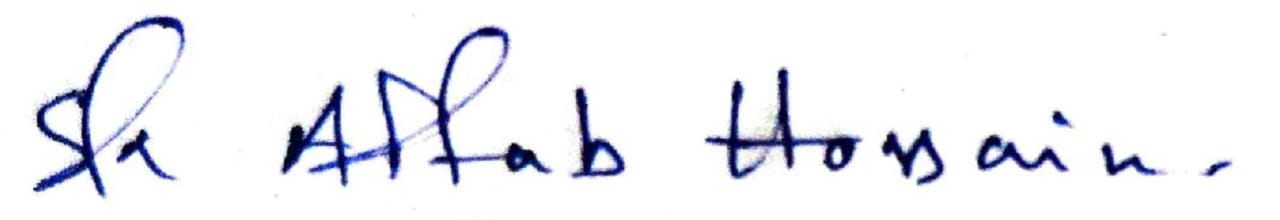
#> input picture Aftab/WhatsApp Image 2026-03-08 at 1.07.45 AM (1).jpeg, 1280 x 220 px
$ python -i preprocessing.py   (imports and definitions only)
#> lines starting #> are read from the running program, lines starting #| are printed output that depends on the picture; after the words box and inside, x2 and y2 are one past the last pixel; in counts of white or black regions, pixels touching at a corner belong together
import cv2
import numpy as np

IMG_SIZE = 224

def preprocess_signature(image_input, from_bytes=False):

    # Load image
#> called with from_bytes = False
    if from_bytes:
        file_bytes = np.frombuffer(image_input, np.uint8)
        img = cv2.imdecode(file_bytes, cv2.IMREAD_GRAYSCALE)
    else:
        img = cv2.imread(image_input, cv2.IMREAD_GRAYSCALE)
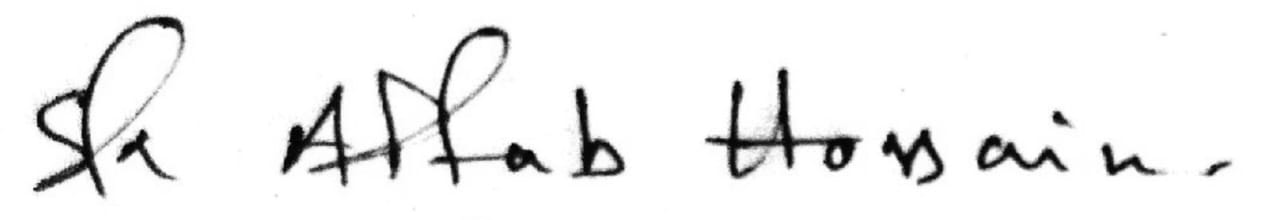
#> img: shape (220, 1280); min 0, max 255, mean 239

    if img is None:
        raise ValueError("Image could not be loaded")

    # Binarization
    _, img_bin = cv2.threshold(
        img, 0, 255, cv2.THRESH_BINARY_INV + cv2.THRESH_OTSU
    )
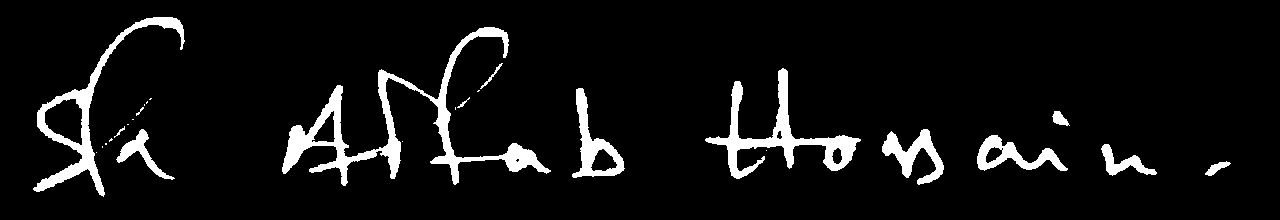
#> img_bin: shape (220, 1280); 6.9% white; 27 white regions (13 under 20 px), largest, box (x1, y1, x2, y2) and area: (282, 27, 551, 186) 6351, (705, 68, 861, 179) 3612, (33, 17, 185, 197) 3333

    # Noise removal
    kernel = np.ones((3,3), np.uint8)
    img_bin = cv2.morphologyEx(img_bin, cv2.MORPH_OPEN, kernel)
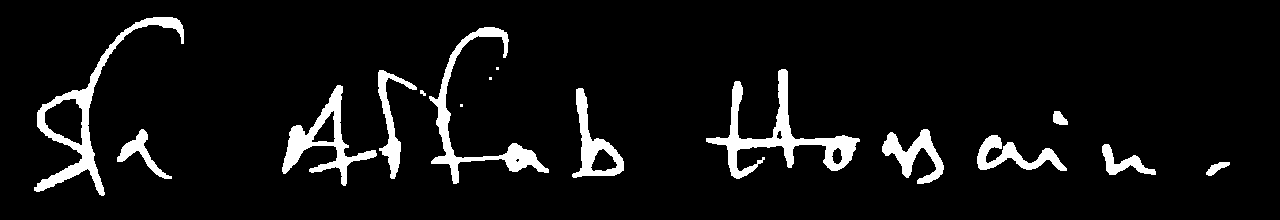
#> img_bin: shape (220, 1280); 6.7% white; 16 white regions (3 under 20 px), largest, box (x1, y1, x2, y2) and area: (706, 69, 860, 179) 3585, (34, 17, 184, 196) 3302, (429, 27, 549, 184) 2724

    # Crop signature
    coords = cv2.findNonZero(img_bin)
#> coords = contour of 19001 points, box (x1, y1, x2, y2) (34, 17, 1230, 196), area 51270
    if coords is None:
        raise ValueError("No signature detected")

    x, y, w, h = cv2.boundingRect(coords)
#> x = 34; y = 17; w = 1196; h = 179
    img_crop = img_bin[y:y+h, x:x+w]
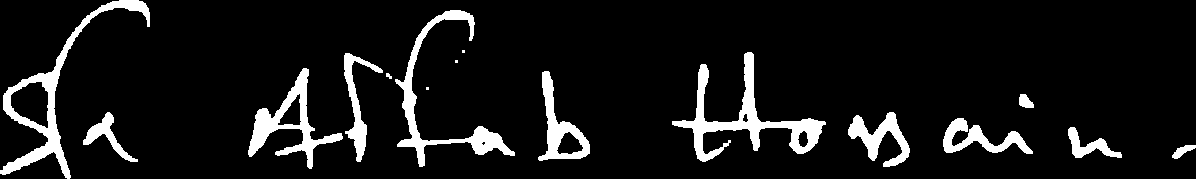
#> img_crop: shape (179, 1196); 8.9% white; 16 white regions (3 under 20 px), largest, box (x1, y1, x2, y2) and area: (672, 52, 826, 162) 3585, (0, 0, 150, 179) 3302, (395, 10, 515, 167) 2724

    # Resize
    img_resized = cv2.resize(img_crop, (IMG_SIZE, IMG_SIZE))
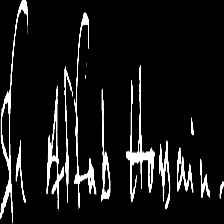
#> img_resized: shape (224, 224); min 0, max 255, mean 22.6

    # Normalize
    normalized = img_resized.astype("float32") / 255.0

    # Convert 1 channel → 3 channels
    normalized = np.stack((normalized,)*3, axis=-1)
#> normalized: shape (224, 224, 3) float32

    return normalized, img_bin

>>> result = preprocess_signature('../Aftab/WhatsApp Image 2026-03-08 at 1.07.45 AM (1).jpeg')

$ run again, on Aftab/WhatsApp Image 2026-03-08 at 1.07.45 AM (2).jpeg
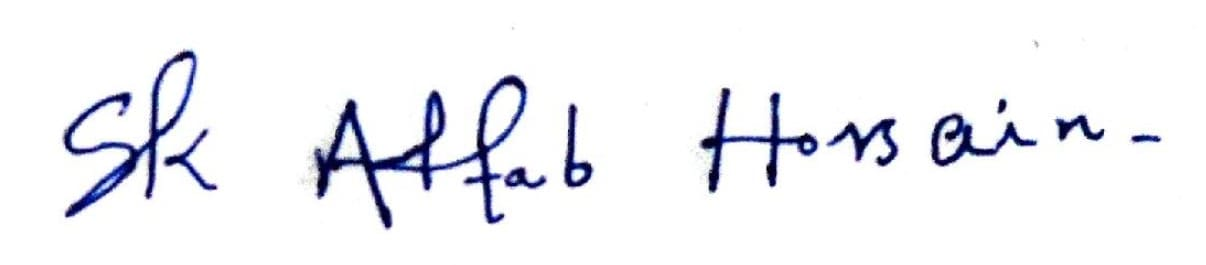
#> input picture Aftab/WhatsApp Image 2026-03-08 at 1.07.45 AM (2).jpeg, 1206 x 265 px
#> in preprocess_signature, `img_bin = cv2.morphologyEx(img_bin, cv2.MORPH_OPEN, kernel)`:
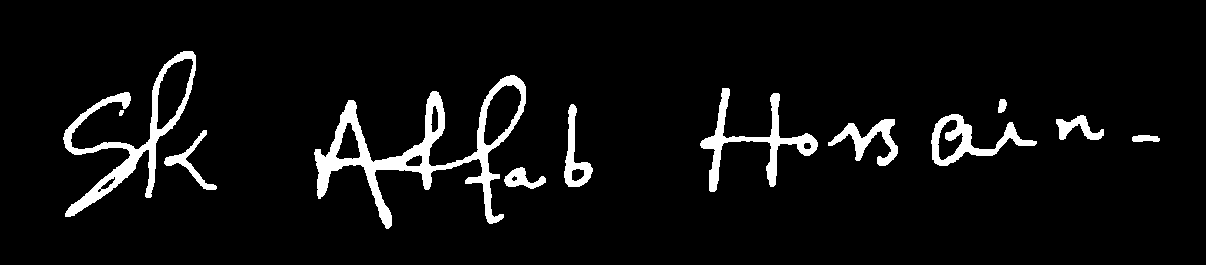
#> img_bin: shape (265, 1206); 5.7% white; 12 white regions, largest, box (x1, y1, x2, y2) and area: (314, 75, 526, 229) 6443, (63, 51, 196, 217) 3828, (700, 88, 818, 192) 2431
#> coords = contour of 18346 points, box (x1, y1, x2, y2) (63, 51, 1160, 229), area 23626
#> x = 63; y = 51; w = 1097; h = 178
#> img_crop: shape (178, 1097); 9.4% white; 12 white regions, largest, box (x1, y1, x2, y2) and area: (251, 24, 463, 178) 6443, (0, 0, 133, 166) 3828, (637, 37, 755, 141) 2431
#> in preprocess_signature, `img_resized = cv2.resize(img_crop, (IMG_SIZE, IMG_SIZE))`:
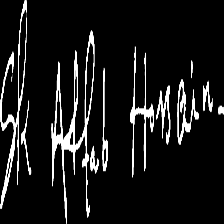
#> img_resized: shape (224, 224); min 0, max 255, mean 24

$ run again, on Aftab/1.jpeg
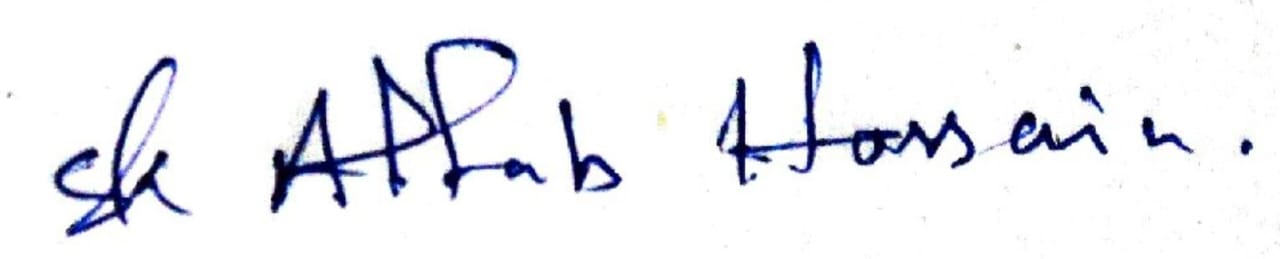
#> input picture Aftab/1.jpeg, 1280 x 259 px
#> in preprocess_signature, `img_bin = cv2.morphologyEx(img_bin, cv2.MORPH_OPEN, kernel)`:
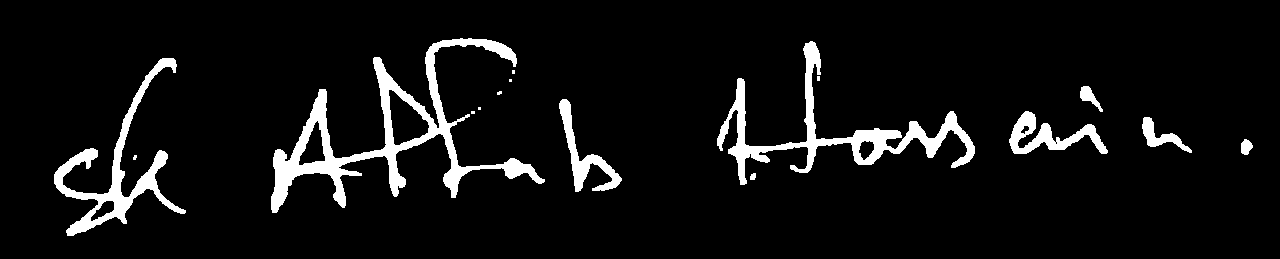
#> img_bin: shape (259, 1280); 6.8% white; 16 white regions (7 under 20 px), largest, box (x1, y1, x2, y2) and area: (271, 38, 545, 213) 8560, (717, 41, 975, 185) 5632, (54, 58, 186, 236) 4073
#> coords = contour of 22415 points, box (x1, y1, x2, y2) (54, 38, 1253, 236), area 39319
#> x = 54; y = 38; w = 1199; h = 198
#> img_crop: shape (198, 1199); 9.4% white; 16 white regions (7 under 20 px), largest, box (x1, y1, x2, y2) and area: (217, 0, 491, 175) 8560, (663, 3, 921, 147) 5632, (0, 20, 132, 198) 4073
#> in preprocess_signature, `img_resized = cv2.resize(img_crop, (IMG_SIZE, IMG_SIZE))`:
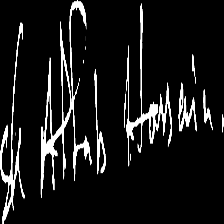
#> img_resized: shape (224, 224); min 0, max 255, mean 23.9
